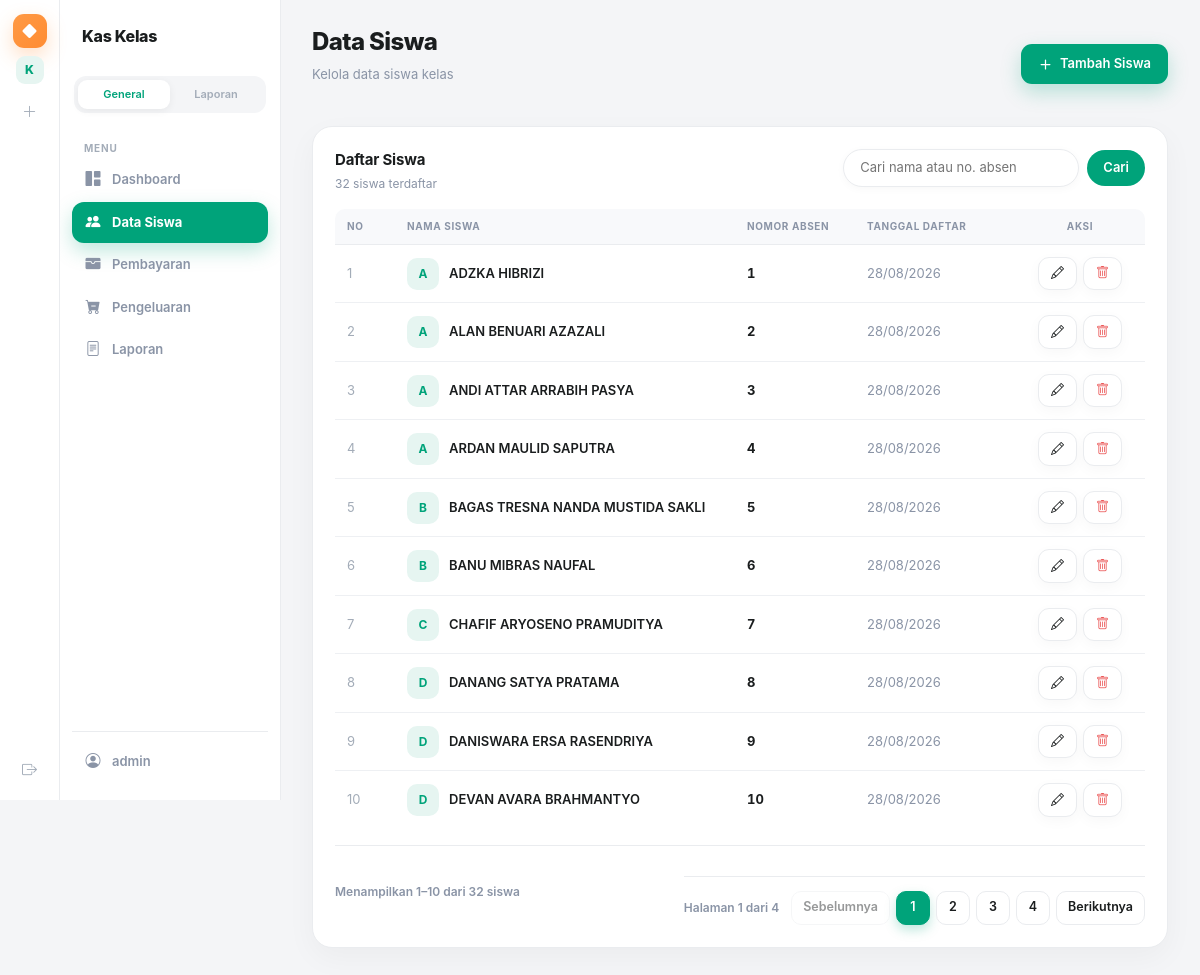
The page /views/admin/siswa.php (signed in) on the database its author committed.
### tables this page shows
CREATE TABLE siswa (
    id INT AUTO_INCREMENT PRIMARY KEY,
    nama VARCHAR(100) NOT NULL,
    nomor_absen INT NOT NULL,
    role ENUM('siswa', 'bendahara') NOT NULL DEFAULT 'siswa',
    created_at TIMESTAMP DEFAULT CURRENT_TIMESTAMP
);

### database/traits/QueryTrait.php (called while the page is built, shortened)
<?php
trait QueryTrait
{
    public static function q($sql, $params = [])
    {
        $koneksi = self::connection();
        if (empty($params)) {
            return $koneksi->query($sql);
        }
        $stmt = $koneksi->prepare($sql);
        $types = '';
        $values = [];
        foreach ($params as $p) {
            $types .= is_int($p) ? 'i' : (is_float($p) ? 'd' : 's');
            $values[] = $p;
        }
        $stmt->bind_param($types, ...$values);
        if (!$stmt->execute()) {
            return false;
        }
        $result = $stmt->get_result();
        return $result;
    }
}

### app/controllers/SiswaController.php (called while the page is built, shortened)
<?php
class SiswaController
{
    public static function handle(): array
    {
        $db = new Koneksi();
        $cari = trim($_GET['cari'] ?? '');
        $back = $cari !== '' ? '?cari=' . urlencode($cari) : '';
        $per_page = 10;
        $page = max(1, (int)($_GET['hal'] ?? 1));
        $where = '';
        $params = [];
        $jml = $db::q("SELECT COUNT(*) AS jml FROM siswa" . $where, $params)->fetch_assoc();
        $total_data = (int)($jml['jml'] ?? 0);
        $total_pages = max(1, (int)ceil($total_data / $per_page));
        $page = min($page, $total_pages);
        $offset = ($page - 1) * $per_page;
        $res = $db::q(
            "SELECT * FROM siswa" . $where . " ORDER BY nomor_absen ASC LIMIT ? OFFSET ?",
            array_merge($params, [$per_page, $offset])
        );
        $siswa = $res ? $res->fetch_all(MYSQLI_ASSOC) : [];
        $start_item = $total_data === 0 ? 0 : $offset + 1;
        $end_item = min($offset + count($siswa), $total_data);
        $pg_query = http_build_query(['cari' => $cari]);
        return [
            'cari'        => $cari,
            'back'        => $back,
            'page'        => $page,
            'total_data'  => $total_data,
            'total_pages' => $total_pages,
            'offset'      => $offset,
            'siswa'       => $siswa,
            'start_item'  => $start_item,
            'end_item'    => $end_item,
            'pg_query'    => $pg_query,
        ];
    }
}

### views/admin/siswa.php (the view, shortened to what this page needs)
<?php
require_once __DIR__ . '/../../app/controllers/SiswaController.php';
extract(SiswaController::handle(), EXTR_SKIP);
$active = 'siswa';
include '../partials/header.php';
include '../partials/admin_sidebar.php';
include '../partials/helpers.php';
?>
<div class="main-content dash-page">
    <div class="dash-topbar">
        <div>
            <h1 class="dash-title">Data Siswa</h1>
            <p class="dash-subtitle">Kelola data siswa kelas</p>
        </div>
        <div class="dash-topbar-actions">
            <button class="dash-btn dash-btn-primary" data-bs-toggle="modal" data-bs-target="#modalSiswa">
                <?= ic('<path d="M12 5v14M5 12h14"/>', 15) ?> Tambah Siswa
            </button>
        </div>
    </div>
    <div class="dash-card">
        <div class="dash-card-head">
            <div>
                <div class="dash-card-title">Daftar Siswa</div>
                <div class="dash-card-sub"><?= $total_data ?> siswa terdaftar</div>
            </div>
            <form class="table-search" method="get">
                <input type="search" name="cari" value="<?= htmlspecialchars($cari) ?>" placeholder="Cari nama atau no. absen">
                <button type="submit">Cari</button>
            </form>
        </div>
        <div class="dash-table-wrap">
            <table class="dash-table">
                <thead>
                    <tr>
                        <th style="width:60px;">No</th>
                        <th>Nama Siswa</th>
                        <th style="width:120px;">Nomor Absen</th>
                        <th style="width:160px;">Tanggal Daftar</th>
                        <th style="text-align:center;width:130px;">Aksi</th>
                    </tr>
                </thead>
                <tbody>
                    <?php if (empty($siswa)): ?>
                        <tr>
                            <td colspan="5">
                                <div class="dash-empty">
                                    <div class="t"><?= $cari !== '' ? 'Tidak ada hasil untuk "' . htmlspecialchars($cari) . '"' : 'Belum ada data siswa' ?></div>
                                    <div class="s"><?= $cari === '' ? 'Tambah siswa melalui tombol Tambah Siswa' : 'Coba kata kunci lain' ?></div>
                                </div>
                            </td>
                        </tr>
                    <?php else: ?>
                        <?php $no = $offset + 1; ?>
                        <?php foreach ($siswa as $s): ?>
                            <tr>
                                <td style="color:var(--text-muted);"><?= $no++ ?></td>
                                <td>
                                    <div class="dash-cell-name">
                                        <div class="dash-cell-avatar" style="background:var(--accent-soft);color:var(--accent);">
                                            <?= strtoupper(substr($s['nama'], 0, 1)) ?>
                                        </div>
                                        <span class="nm"><?= htmlspecialchars($s['nama']) ?></span>
                                    </div>
                                </td>
                                <td><span class="dash-amount"><?= (int)$s['nomor_absen'] ?></span></td>
                                <td style="color:var(--text-secondary);"><?= date('d/m/Y', strtotime($s['created_at'])) ?></td>
                                <td style="text-align:center;">
                                    <div style="display:flex;gap:6px;justify-content:center;">
                                        <button class="dash-btn dash-btn-light" style="padding:6px 12px;"
                                                data-bs-toggle="modal" data-bs-target="#modalSiswa"
                                                data-id="<?= $s['id'] ?>"
                                                data-nama="<?= htmlspecialchars($s['nama']) ?>"
                                                data-absen="<?= $s['nomor_absen'] ?>">
                                            <i class="bi bi-pencil"></i>
                                        </button>
                                        <form method="post" action="siswa.php<?= $back ?>" style="display:inline;"
                                              onsubmit="return confirmDelete(event, 'Yakin hapus <?= htmlspecialchars($s['nama']) ?>? Pembayaran terkait ikut terhapus.')">
                                            <button type="submit" class="dash-btn dash-btn-light" style="padding:6px 12px;color:var(--danger);">
                                                <i class="bi bi-trash"></i>
                                            </button>
                                        </form>
                                    </div>
                                </td>
                            </tr>
                        <?php endforeach; ?>
                    <?php endif; ?>
                </tbody>
            </table>
        </div>
        <?php if ($total_data > 0): ?>
            <div class="dash-pagination">
                <span class="dash-pg-info">
                    Menampilkan <?= $start_item ?>–<?= $end_item ?> dari <?= $total_data ?> siswa
                </span>
                <?php include '../partials/pagination.php'; ?>
            </div>
        <?php endif; ?>
    </div>
</div>
<?php include '../partials/footer.php'; ?>

### views/partials/header.php (shortened to what this page needs)
<!DOCTYPE html>
<html lang="id">
<head>
    <link rel="stylesheet" href="<?= BASE_URL ?>/assets/vendor/bootstrap/bootstrap.min.css">
    <link rel="stylesheet" href="<?= BASE_URL ?>/assets/vendor/bootstrap-icons/bootstrap-icons.min.css">
    <link rel="stylesheet" href="<?= BASE_URL ?>/assets/css/style.css">
</head>
<body>

### views/partials/admin_sidebar.php (shortened to what this page needs)
<?php
$username = $_SESSION['nama'] ?? $_SESSION['username'] ?? 'Bendahara';
?>
<nav class="admin-sidebar">
    <div class="sidebar-action">
        <div class="logo"><i class="bi bi-diamond-fill"></i></div>
        <div class="badge-h">K</div>
        <a href="siswa.php?tambah=1" class="action-btn" title="Tambah Siswa">
            <i class="bi bi-plus-lg"></i>
        </a>
        <a href="../../function/logout.php" class="action-btn" title="Logout">
            <i class="bi bi-box-arrow-right"></i>
        </a>
    </div>
    <div class="sidebar-nav">
        <div class="brand">Kas Kelas</div>
        <div class="view-switcher">
            <span class="active">General</span>
            <span>Laporan</span>
        </div>
        <div class="nav-section">Menu</div>
        <a class="nav-link <?= $active == 'dashboard' ? 'active' : '' ?>" href="dashboard.php">
            <i class="bi bi-grid-1x2-fill"></i> Dashboard
        </a>
        <a class="nav-link <?= $active == 'siswa' ? 'active' : '' ?>" href="siswa.php">
            <i class="bi bi-people-fill"></i> Data Siswa
        </a>
        <a class="nav-link <?= $active == 'pembayaran' ? 'active' : '' ?>" href="pembayaran.php">
            <i class="bi bi-wallet-fill"></i> Pembayaran
        </a>
        <a class="nav-link <?= $active == 'pengeluaran' ? 'active' : '' ?>" href="pengeluaran.php">
            <i class="bi bi-cart-dash-fill"></i> Pengeluaran
        </a>
        <a class="nav-link <?= $active == 'laporan' ? 'active' : '' ?>" href="laporan.php">
            <i class="bi bi-file-text"></i> Laporan
        </a>
        <div class="nav-bottom">
            <a class="nav-link" href="#">
                <i class="bi bi-person-circle"></i> <?= $username ?>
            </a>
        </div>
    </div>
</nav>

### views/partials/helpers.php (shortened to what this page needs)
<?php
if (!function_exists('ic')) {
    function ic(string $inner, int $size = 20): string
    {
        return '<svg width="' . $size . '" height="' . $size . '" viewBox="0 0 24 24" fill="none" stroke="currentColor" stroke-width="2" stroke-linecap="round" stroke-linejoin="round" aria-hidden="true">' . $inner . '</svg>';
    }
}

### views/partials/pagination.php (shortened to what this page needs)
<?php
$total_pages = max(1, (int)$total_pages);
$page        = max(1, min((int)$page, $total_pages));
$href = function (int $hal) use ($pg_query): string {
    $qs = trim($pg_query);
    return ($qs === '' ? '?' : '?' . $qs . '&') . 'hal=' . $hal;
};
$links = [];
for ($i = 1; $i <= $total_pages; $i++) {
    if ($i === 1 || $i === $total_pages || abs($i - $page) <= 2) {
        $links[] = $i;
    }
}
?>
<div class="dash-pagination">
    <span class="dash-pg-info">Halaman <?= $page ?> dari <?= $total_pages ?></span>
    <div class="dash-pg-nav">
        <a class="dash-pg-btn <?= $page <= 1 ? 'disabled' : '' ?>" href="<?= $href(max(1, $page - 1)) ?>">Sebelumnya</a>
        <?php foreach ($links as $pg): ?>
            <?php if ($pg === '...'): ?>
                <span class="dash-pg-ellipsis">…</span>
            <?php else: ?>
                <a class="dash-pg-btn <?= $pg === $page ? 'active' : '' ?>" href="<?= $href($pg) ?>"><?= $pg ?></a>
            <?php endif; ?>
        <?php endforeach; ?>
        <a class="dash-pg-btn <?= $page >= $total_pages ? 'disabled' : '' ?>" href="<?= $href(min($total_pages, $page + 1)) ?>">Berikutnya</a>
    </div>
</div>

### views/partials/footer.php (shortened to what this page needs)
</body>
</html>

### rows shown on the page
siswa: nama "A", nama "ADZKA HIBRIZI", nomor_absen "1", created_at "28/08/2026"
siswa: nama "A", nama "ALAN BENUARI AZAZALI", nomor_absen "2", created_at "28/08/2026"
siswa: nama "A", nama "ANDI ATTAR ARRABIH PASYA", nomor_absen "3", created_at "28/08/2026"
siswa: nama "A", nama "ARDAN MAULID SAPUTRA", nomor_absen "4", created_at "28/08/2026"
siswa: nama "B", nama "BAGAS TRESNA NANDA MUSTIDA SAKLI", nomor_absen "5", created_at "28/08/2026"
siswa: nama "B", nama "BANU MIBRAS NAUFAL", nomor_absen "6", created_at "28/08/2026"
siswa: nama "C", nama "CHAFIF ARYOSENO PRAMUDITYA", nomor_absen "7", created_at "28/08/2026"
siswa: nama "D", nama "DANANG SATYA PRATAMA", nomor_absen "8", created_at "28/08/2026"
siswa: nama "D", nama "DANISWARA ERSA RASENDRIYA", nomor_absen "9", created_at "28/08/2026"
siswa: nama "D", nama "DEVAN AVARA BRAHMANTYO", nomor_absen "10", created_at "28/08/2026"

### other values the page prints
$username "admin"
$total_data "32"
$start_item "1"
$end_item "10"
$page "1"
$total_pages "4"
$pg "1"
$pg "2"
$pg "3"
$pg "4"
